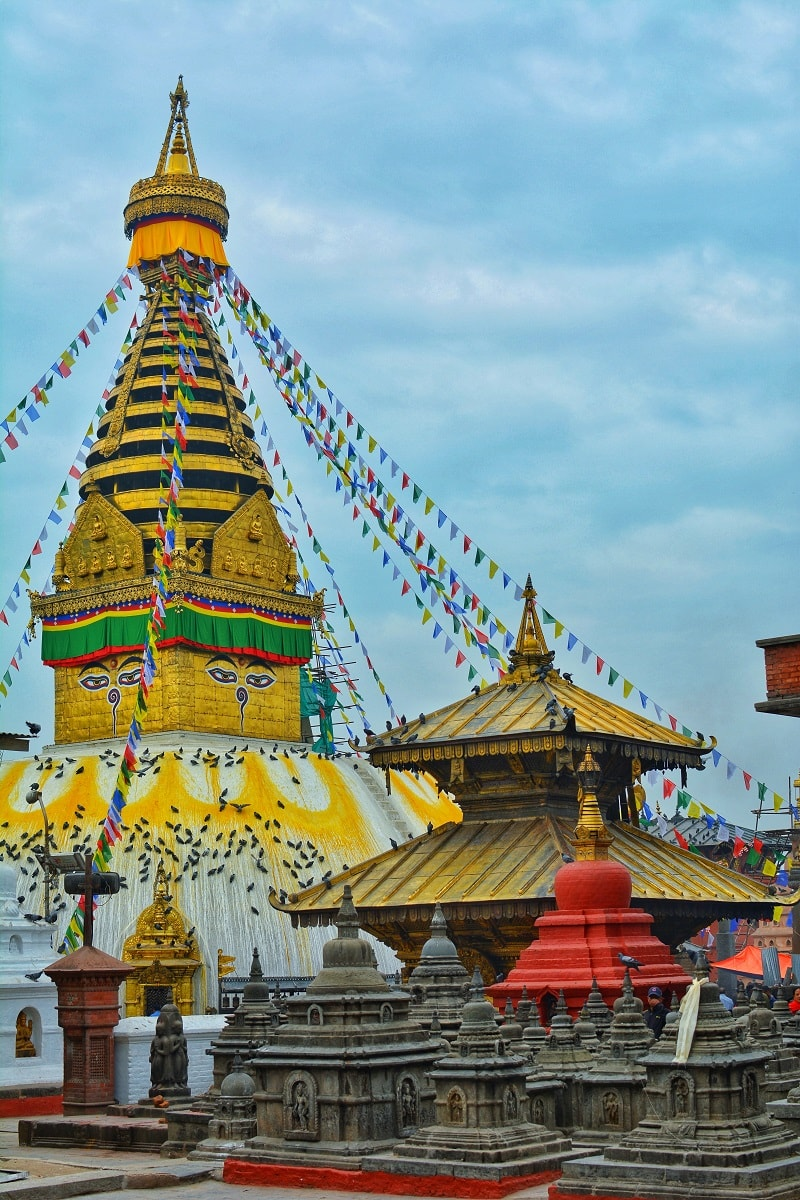
#> input picture Basics/pic1.jpg, 800 x 1200 px
$ python Image.py
#> lines starting #> are read from the running program, lines starting #| are printed output that depends on the picture
from PIL import Image

img = Image.open('pic1.jpg')
#> img is the input picture: PIL image 800x1200 RGB; mean R, G, B 128.8, 146.3, 142.4
img_copy = img.copy()
cropped_image = img.crop((265, 345,565,560))
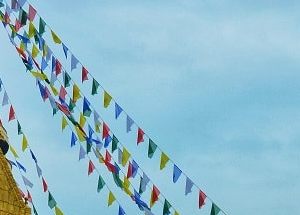
#> cropped_image: PIL image 300x215 RGB; mean R, G, B 144.3, 187.7, 204.4
img_copy.paste(cropped_image, (0,0))
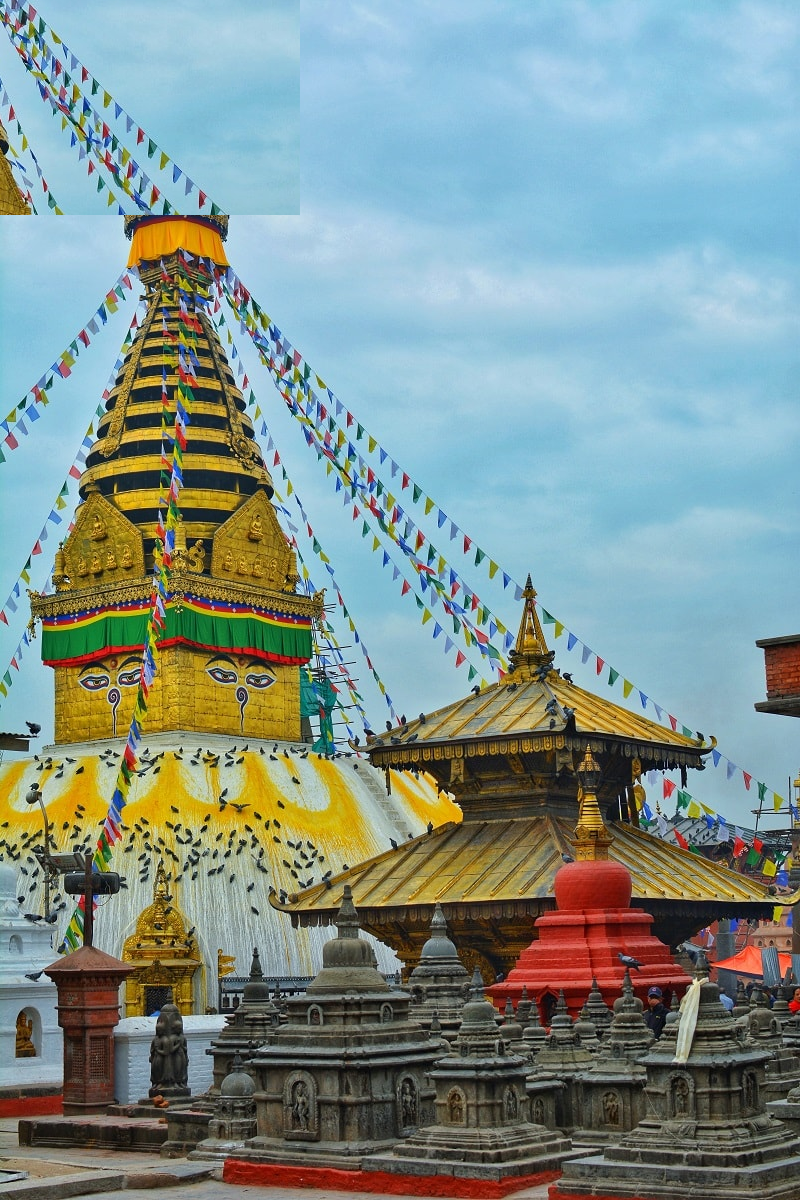
#> img_copy: PIL image 800x1200 RGB; mean R, G, B 128.2, 145.9, 141.8
img_copy.save('cropped_pic1.jpg')
